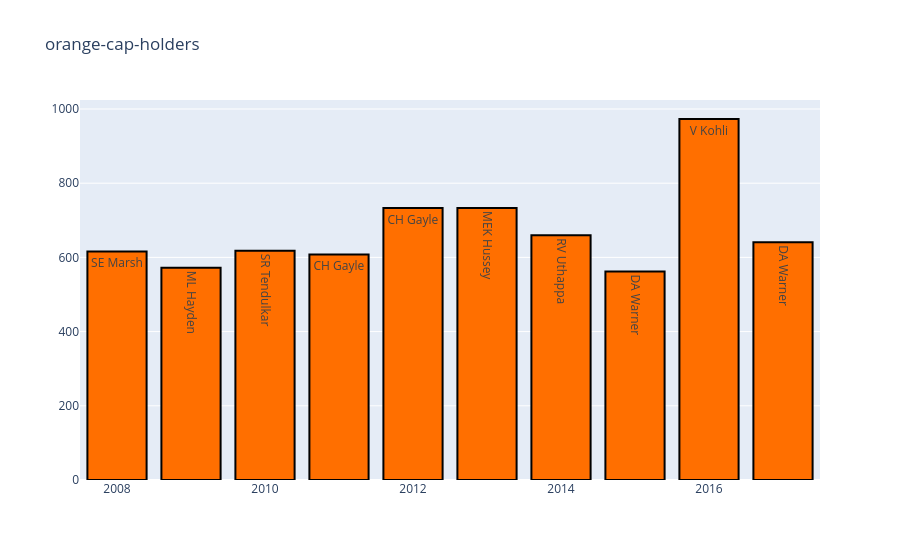

The cell this chart's notebook holds for it:
### Code cell
orange = ipl_matches[['id','season']]
# Fixed: Assign the merge result back to orange variable
orange = orange.merge(delivery, left_on='id', right_on='match_id', how='left')
orange = orange.groupby(['season','batsman'])['batsman_runs'].sum().reset_index()
# Fixed: Changed ascending=0 to ascending=False (0 is not a valid boolean value)
orange = orange.sort_values('batsman_runs', ascending=False)
orange = orange.drop_duplicates(subset=['season'], keep='first')
orange = orange.sort_values(by='season')

trace1 = go.Bar(  # Fixed: Changed go.bar to go.Bar (correct capitalization)
    x=orange['season'].values,
    y=orange['batsman_runs'].values,
    name='Total Matches',
    text=orange['batsman'].values,
    marker=dict(
        color='#FF6F00',
        line=dict(color='black', width=2),
        opacity=1
    ))
layout = go.Layout(title="orange-cap-holders")
data = [trace1]
fig = go.Figure(data=data, layout=layout)
py.iplot(fig, filename='stacked-bar')

### Figure 1 — Plotly figure (JSON) as saved in the notebook; plotly's stock layout.template omitted (floating-point values rounded to 4 significant figures)
{"data": [{"marker": {"color": "#FF6F00", "line": {"color": "black", "width": 2}, "opacity": 1}, "name": "Total Matches", "text": ["SE Marsh", "ML Hayden", "SR Tendulkar", "CH Gayle", "CH Gayle", "MEK Hussey", "RV Uthappa", "DA Warner", "V Kohli", "DA Warner"], "type": "bar", "x": [2008, 2009, 2010, 2011, 2012, 2013, 2014, 2015, 2016, 2017], "y": [616, 572, 618, 608, 733, 733, 660, 562, 973, 641]}], "layout": {"title": {"text": "orange-cap-holders"}}}
